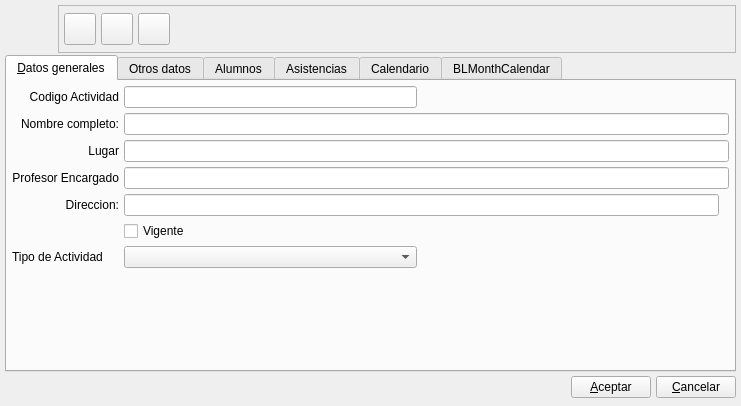
<ui version="4.0" >
 <author>Alvaro de Miguel</author>
 <class>ReciboBase</class>
 <widget class="QWidget" name="ReciboBase" >
  <property name="geometry" >
   <rect>
    <x>0</x>
    <y>0</y>
    <width>741</width>
    <height>406</height>
   </rect>
  </property>
  <property name="minimumSize" >
   <size>
    <width>500</width>
    <height>150</height>
   </size>
  </property>
  <property name="windowTitle" >
   <string>Nuevo Recibo</string>
  </property>
  <property name="windowIcon" >
   <iconset resource="../../../bulmages.qrc" >
    <normaloff>:/Images/receive.svg</normaloff>:/Images/receive.svg</iconset>
  </property>
  <layout class="QVBoxLayout" name="verticalLayout" >
   <property name="spacing" >
    <number>2</number>
   </property>
   <property name="margin" >
    <number>5</number>
   </property>
   <item>
    <layout class="QHBoxLayout" >
     <property name="spacing" >
      <number>5</number>
     </property>
     <property name="margin" >
      <number>0</number>
     </property>
     <item>
      <widget class="QLabel" name="label" >
       <property name="minimumSize" >
        <size>
         <width>48</width>
         <height>48</height>
        </size>
       </property>
       <property name="maximumSize" >
        <size>
         <width>48</width>
         <height>48</height>
        </size>
       </property>
       <property name="text" >
        <string/>
       </property>
       <property name="pixmap" >
        <pixmap resource="../../../bulmages.qrc" >:/Images/receive.svg</pixmap>
       </property>
       <property name="scaledContents" >
        <bool>true</bool>
       </property>
      </widget>
     </item>
     <item>
      <widget class="QFrame" name="frame" >
       <property name="frameShape" >
        <enum>QFrame::StyledPanel</enum>
       </property>
       <property name="frameShadow" >
        <enum>QFrame::Raised</enum>
       </property>
       <layout class="QHBoxLayout" >
        <property name="spacing" >
         <number>5</number>
        </property>
        <property name="margin" >
         <number>5</number>
        </property>
        <item>
         <widget class="QToolButton" name="mui_guardar" >
          <property name="minimumSize" >
           <size>
            <width>32</width>
            <height>32</height>
           </size>
          </property>
          <property name="maximumSize" >
           <size>
            <width>32</width>
            <height>32</height>
           </size>
          </property>
          <property name="toolTip" >
           <string>Guardar cobro</string>
          </property>
          <property name="whatsThis" >
           <string>Guardar cobro</string>
          </property>
          <property name="text" >
           <string/>
          </property>
          <property name="icon" >
           <iconset resource="../../../bulmages.qrc" >
            <normaloff>:/Images/edit-save.svg</normaloff>:/Images/edit-save.svg</iconset>
          </property>
          <property name="iconSize" >
           <size>
            <width>32</width>
            <height>32</height>
           </size>
          </property>
          <property name="shortcut" >
           <string>Ctrl+S</string>
          </property>
         </widget>
        </item>
        <item>
         <widget class="QToolButton" name="mui_borrar" >
          <property name="minimumSize" >
           <size>
            <width>32</width>
            <height>32</height>
           </size>
          </property>
          <property name="maximumSize" >
           <size>
            <width>32</width>
            <height>32</height>
           </size>
          </property>
          <property name="toolTip" >
           <string>Borrar cobro</string>
          </property>
          <property name="whatsThis" >
           <string>Borrar cobro</string>
          </property>
          <property name="text" >
           <string/>
          </property>
          <property name="icon" >
           <iconset resource="../../../bulmages.qrc" >
            <normaloff>:/Images/edit-delete.svg</normaloff>:/Images/edit-delete.svg</iconset>
          </property>
          <property name="iconSize" >
           <size>
            <width>32</width>
            <height>32</height>
           </size>
          </property>
          <property name="shortcut" >
           <string>Ctrl+D</string>
          </property>
         </widget>
        </item>
        <item>
         <widget class="QToolButton" name="mui_imprimir" >
          <property name="minimumSize" >
           <size>
            <width>32</width>
            <height>32</height>
           </size>
          </property>
          <property name="maximumSize" >
           <size>
            <width>32</width>
            <height>32</height>
           </size>
          </property>
          <property name="toolTip" >
           <string>Borrar cobro</string>
          </property>
          <property name="whatsThis" >
           <string>Borrar cobro</string>
          </property>
          <property name="text" >
           <string/>
          </property>
          <property name="icon" >
           <iconset resource="../../../bulmages.qrc" >
            <normaloff>:/Images/document-print.svg</normaloff>:/Images/document-print.svg</iconset>
          </property>
          <property name="iconSize" >
           <size>
            <width>32</width>
            <height>32</height>
           </size>
          </property>
          <property name="shortcut" >
           <string>Ctrl+I</string>
          </property>
         </widget>
        </item>
        <item>
         <spacer>
          <property name="orientation" >
           <enum>Qt::Horizontal</enum>
          </property>
          <property name="sizeType" >
           <enum>QSizePolicy::Expanding</enum>
          </property>
          <property name="sizeHint" stdset="0" >
           <size>
            <width>41</width>
            <height>34</height>
           </size>
          </property>
         </spacer>
        </item>
       </layout>
      </widget>
     </item>
    </layout>
   </item>
   <item>
    <widget class="QTabWidget" name="mui_tab" >
     <property name="enabled" >
      <bool>true</bool>
     </property>
     <property name="currentIndex" >
      <number>0</number>
     </property>
     <widget class="QWidget" name="Tab1" >
      <property name="geometry" >
       <rect>
        <x>0</x>
        <y>0</y>
        <width>727</width>
        <height>276</height>
       </rect>
      </property>
      <attribute name="title" >
       <string>&amp;Datos generales</string>
      </attribute>
      <layout class="QGridLayout" name="_2" >
       <property name="margin" >
        <number>5</number>
       </property>
       <property name="spacing" >
        <number>5</number>
       </property>
       <item row="0" column="0" >
        <widget class="QLabel" name="textLabel2_5" >
         <property name="text" >
          <string>Codigo Actividad</string>
         </property>
         <property name="alignment" >
          <set>Qt::AlignRight|Qt::AlignTrailing|Qt::AlignVCenter</set>
         </property>
         <property name="buddy" >
          <cstring>mui_codigoactividad</cstring>
         </property>
        </widget>
       </item>
       <item row="0" column="1" >
        <widget class="QLineEdit" name="mui_codigoactividad" >
         <property name="maxLength" >
          <number>200</number>
         </property>
        </widget>
       </item>
       <item row="0" column="2" >
        <spacer>
         <property name="orientation" >
          <enum>Qt::Horizontal</enum>
         </property>
         <property name="sizeHint" stdset="0" >
          <size>
           <width>40</width>
           <height>20</height>
          </size>
         </property>
        </spacer>
       </item>
       <item row="1" column="0" >
        <widget class="QLabel" name="textLabel2_2" >
         <property name="text" >
          <string>Nombre completo:</string>
         </property>
         <property name="alignment" >
          <set>Qt::AlignRight|Qt::AlignTrailing|Qt::AlignVCenter</set>
         </property>
         <property name="buddy" >
          <cstring>mui_nombreactividad</cstring>
         </property>
        </widget>
       </item>
       <item row="1" column="1" colspan="5" >
        <widget class="QLineEdit" name="mui_nombreactividad" >
         <property name="maxLength" >
          <number>100</number>
         </property>
        </widget>
       </item>
       <item row="2" column="0" >
        <widget class="QLabel" name="textLabel2_2_2" >
         <property name="text" >
          <string>Lugar</string>
         </property>
         <property name="alignment" >
          <set>Qt::AlignRight|Qt::AlignTrailing|Qt::AlignVCenter</set>
         </property>
         <property name="buddy" >
          <cstring>mui_corpcliente</cstring>
         </property>
        </widget>
       </item>
       <item row="2" column="1" colspan="5" >
        <widget class="QLineEdit" name="mui_corpcliente" >
         <property name="maxLength" >
          <number>200</number>
         </property>
        </widget>
       </item>
       <item row="3" column="0" >
        <widget class="QLabel" name="textLabel2_4" >
         <property name="text" >
          <string>Profesor Encargado</string>
         </property>
         <property name="alignment" >
          <set>Qt::AlignRight|Qt::AlignTrailing|Qt::AlignVCenter</set>
         </property>
         <property name="buddy" >
          <cstring>mui_nomaltcliente</cstring>
         </property>
        </widget>
       </item>
       <item row="3" column="1" colspan="5" >
        <widget class="QLineEdit" name="mui_nomaltcliente" >
         <property name="maxLength" >
          <number>300</number>
         </property>
        </widget>
       </item>
       <item row="4" column="0" >
        <widget class="QLabel" name="textLabel2_6" >
         <property name="text" >
          <string>Direccion:</string>
         </property>
         <property name="alignment" >
          <set>Qt::AlignRight|Qt::AlignTrailing|Qt::AlignVCenter</set>
         </property>
         <property name="buddy" >
          <cstring>mui_dircliente</cstring>
         </property>
        </widget>
       </item>
       <item row="4" column="1" colspan="3" >
        <widget class="QLineEdit" name="mui_dircliente" >
         <property name="maxLength" >
          <number>100</number>
         </property>
        </widget>
       </item>
       <item row="8" column="1" >
        <spacer>
         <property name="orientation" >
          <enum>Qt::Vertical</enum>
         </property>
         <property name="sizeHint" stdset="0" >
          <size>
           <width>20</width>
           <height>40</height>
          </size>
         </property>
        </spacer>
       </item>
       <item row="7" column="1" colspan="2" >
        <widget class="Busqueda" native="1" name="mui_idprofesor" >
         <property name="sizePolicy" >
          <sizepolicy vsizetype="Fixed" hsizetype="Expanding" >
           <horstretch>0</horstretch>
           <verstretch>0</verstretch>
          </sizepolicy>
         </property>
         <property name="minimumSize" >
          <size>
           <width>150</width>
           <height>100</height>
          </size>
         </property>
        </widget>
       </item>
       <item row="5" column="1" >
        <widget class="QCheckBox" name="mui_recargoeqcliente" >
         <property name="text" >
          <string>Vigente</string>
         </property>
        </widget>
       </item>
       <item row="6" column="1" >
        <widget class="QComboBox" name="mui_idtipo_actividad" />
       </item>
       <item row="6" column="0" >
        <widget class="QLabel" name="label_2" >
         <property name="text" >
          <string>Tipo de Actividad</string>
         </property>
        </widget>
       </item>
      </layout>
     </widget>
     <widget class="QWidget" name="tabOtros" >
      <property name="geometry" >
       <rect>
        <x>0</x>
        <y>0</y>
        <width>727</width>
        <height>276</height>
       </rect>
      </property>
      <attribute name="title" >
       <string>Otros datos</string>
      </attribute>
      <layout class="QGridLayout" name="_3" >
       <property name="margin" >
        <number>5</number>
       </property>
       <property name="spacing" >
        <number>5</number>
       </property>
       <item row="0" column="0" colspan="3" >
        <widget class="QFrame" name="m_frameplugin" >
         <property name="frameShape" >
          <enum>QFrame::StyledPanel</enum>
         </property>
         <property name="frameShadow" >
          <enum>QFrame::Raised</enum>
         </property>
        </widget>
       </item>
       <item row="1" column="0" colspan="2" >
        <widget class="QLabel" name="textLabel2_4_2_2" >
         <property name="text" >
          <string>Comentarios:</string>
         </property>
         <property name="buddy" >
          <cstring>mui_comentcliente</cstring>
         </property>
        </widget>
       </item>
       <item row="2" column="0" colspan="3" >
        <widget class="QTextEdit" name="mui_comentcliente" >
         <property name="sizePolicy" >
          <sizepolicy vsizetype="Expanding" hsizetype="Expanding" >
           <horstretch>0</horstretch>
           <verstretch>0</verstretch>
          </sizepolicy>
         </property>
         <property name="tabChangesFocus" >
          <bool>true</bool>
         </property>
        </widget>
       </item>
      </layout>
     </widget>
     <widget class="QWidget" name="tab_3" >
      <property name="geometry" >
       <rect>
        <x>0</x>
        <y>0</y>
        <width>727</width>
        <height>276</height>
       </rect>
      </property>
      <attribute name="title" >
       <string>Alumnos</string>
      </attribute>
      <layout class="QGridLayout" name="gridLayout_3" >
       <item row="0" column="0" >
        <widget class="QTableWidget" name="mui_alumnosList" />
       </item>
      </layout>
     </widget>
     <widget class="QWidget" name="tab_4" >
      <property name="geometry" >
       <rect>
        <x>0</x>
        <y>0</y>
        <width>727</width>
        <height>276</height>
       </rect>
      </property>
      <attribute name="title" >
       <string>Asistencias</string>
      </attribute>
      <layout class="QGridLayout" name="gridLayout_4" >
       <item row="0" column="0" >
        <widget class="QTableWidget" name="tableWidget_2" />
       </item>
      </layout>
     </widget>
     <widget class="QWidget" name="tab" >
      <property name="geometry" >
       <rect>
        <x>0</x>
        <y>0</y>
        <width>727</width>
        <height>276</height>
       </rect>
      </property>
      <attribute name="title" >
       <string>Calendario</string>
      </attribute>
      <layout class="QGridLayout" name="gridLayout" >
       <item row="0" column="0" >
        <widget class="QCalendarWidget" name="calendarWidget" />
       </item>
      </layout>
     </widget>
     <widget class="QWidget" name="tab_2" >
      <property name="geometry" >
       <rect>
        <x>0</x>
        <y>0</y>
        <width>727</width>
        <height>276</height>
       </rect>
      </property>
      <attribute name="title" >
       <string>BLMonthCalendar</string>
      </attribute>
      <layout class="QGridLayout" name="gridLayout_2" >
       <item row="0" column="0" >
        <widget class="BLMonthCalendar" native="1" name="widget" />
       </item>
      </layout>
     </widget>
    </widget>
   </item>
   <item>
    <layout class="QHBoxLayout" >
     <property name="spacing" >
      <number>5</number>
     </property>
     <property name="margin" >
      <number>0</number>
     </property>
     <item>
      <spacer>
       <property name="orientation" >
        <enum>Qt::Horizontal</enum>
       </property>
       <property name="sizeType" >
        <enum>QSizePolicy::Expanding</enum>
       </property>
       <property name="sizeHint" stdset="0" >
        <size>
         <width>201</width>
         <height>27</height>
        </size>
       </property>
      </spacer>
     </item>
     <item>
      <widget class="QPushButton" name="mui_aceptar" >
       <property name="text" >
        <string>&amp;Aceptar</string>
       </property>
      </widget>
     </item>
     <item>
      <widget class="QPushButton" name="mui_cancelar" >
       <property name="text" >
        <string>&amp;Cancelar</string>
       </property>
      </widget>
     </item>
    </layout>
   </item>
  </layout>
 </widget>
 <layoutdefault spacing="4" margin="3" />
 <customwidgets>
  <customwidget>
   <class>BLMonthCalendar</class>
   <extends>QWidget</extends>
   <header>blmonthcalendar.h</header>
   <container>1</container>
  </customwidget>
  <customwidget>
   <class>Busqueda</class>
   <extends>QWidget</extends>
   <header>busqueda.h</header>
   <container>1</container>
  </customwidget>
 </customwidgets>
 <resources>
  <include location="../../../bulmages.qrc" />
  <include location="../../../bulmages.qrc" />
 </resources>
 <connections/>
</ui>
